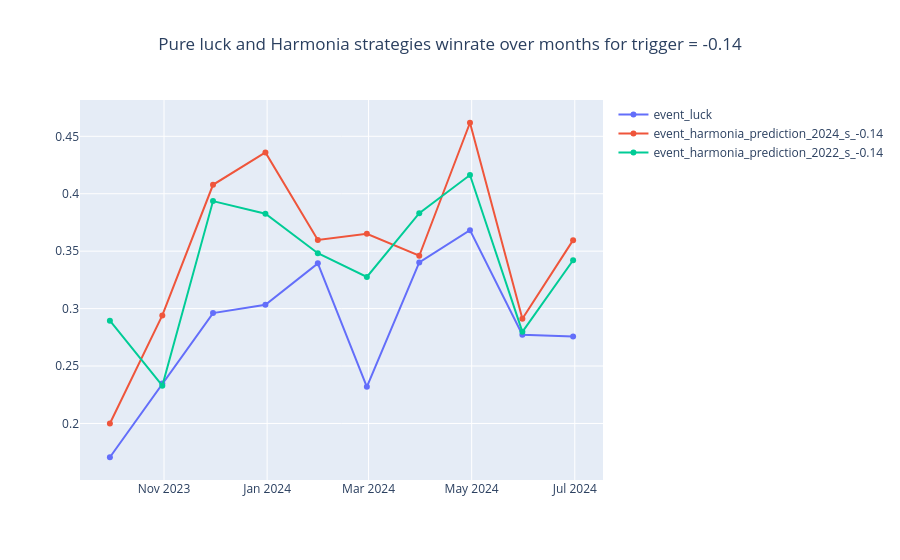

The notebook cell this image was saved under:
### Code cell
print_graph(results_winrate, [EVENT_LUCK_NAME] + ["event_harmonia_prediction_2024_s_-0.14", "event_harmonia_prediction_2022_s_-0.14"], "Pure luck and Harmonia strategies winrate over months for trigger = -0.14")

### Figure 1 — Plotly figure (JSON) as saved in the notebook; plotly's stock layout.template omitted (floating-point values rounded to 4 significant figures)
{"data": [{"mode": "lines+markers", "name": "event_luck", "text": ["0.1706", "0.2349", "0.2961", "0.3033", "0.3394", "0.2319", "0.3402", "0.3683", "0.2772", "0.2757"], "textposition": "top center", "type": "scatter", "x": ["2023-09-30T00:00:00", "2023-10-31T00:00:00", "2023-11-30T00:00:00", "2023-12-31T00:00:00", "2024-01-31T00:00:00", "2024-02-29T00:00:00", "2024-03-31T00:00:00", "2024-04-30T00:00:00", "2024-05-31T00:00:00", "2024-06-30T00:00:00"], "y": [0.1706, 0.2349, 0.2961, 0.3033, 0.3394, 0.2319, 0.3402, 0.3683, 0.2772, 0.2757]}, {"mode": "lines+markers", "name": "event_harmonia_prediction_2024_s_-0.14", "text": ["0.2", "0.2941", "0.4078", "0.4359", "0.3597", "0.3651", "0.346", "0.4618", "0.2911", "0.3596"], "textposition": "top center", "type": "scatter", "x": ["2023-09-30T00:00:00", "2023-10-31T00:00:00", "2023-11-30T00:00:00", "2023-12-31T00:00:00", "2024-01-31T00:00:00", "2024-02-29T00:00:00", "2024-03-31T00:00:00", "2024-04-30T00:00:00", "2024-05-31T00:00:00", "2024-06-30T00:00:00"], "y": [0.2, 0.2941, 0.4078, 0.4359, 0.3597, 0.3651, 0.346, 0.4618, 0.2911, 0.3596]}, {"mode": "lines+markers", "name": "event_harmonia_prediction_2022_s_-0.14", "text": ["0.2895", "0.2329", "0.3936", "0.3826", "0.3482", "0.3276", "0.3831", "0.4163", "0.2798", "0.3421"], "textposition": "top center", "type": "scatter", "x": ["2023-09-30T00:00:00", "2023-10-31T00:00:00", "2023-11-30T00:00:00", "2023-12-31T00:00:00", "2024-01-31T00:00:00", "2024-02-29T00:00:00", "2024-03-31T00:00:00", "2024-04-30T00:00:00", "2024-05-31T00:00:00", "2024-06-30T00:00:00"], "y": [0.2895, 0.2329, 0.3936, 0.3826, 0.3482, 0.3276, 0.3831, 0.4163, 0.2798, 0.3421]}], "layout": {"title": {"text": "Pure luck and Harmonia strategies winrate over months for trigger = -0.14", "x": 0.5}}}
